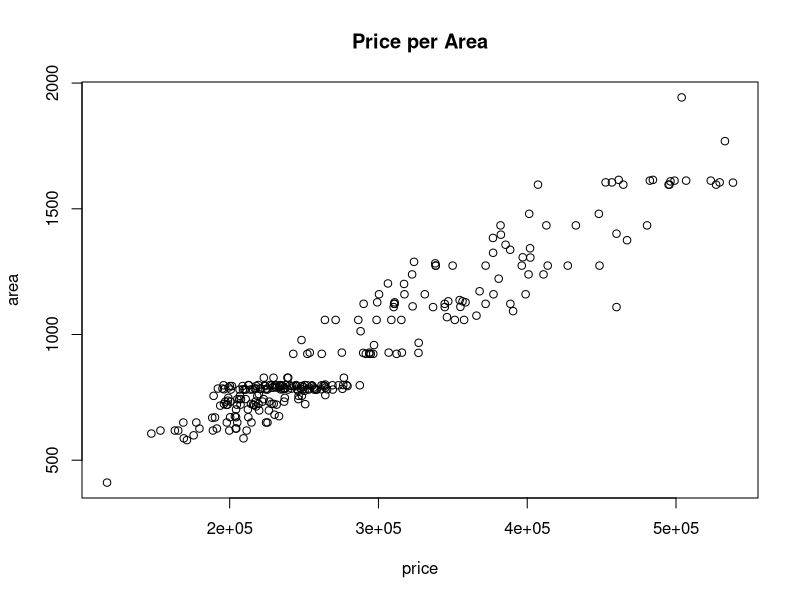

The R source for this figure:
PriceArea <- read.table("PriceArea.csv",header=TRUE,sep=",")
price <- PriceArea$Price
area <- PriceArea$Area..ft..
plot(price,area, main="Price per Area")
